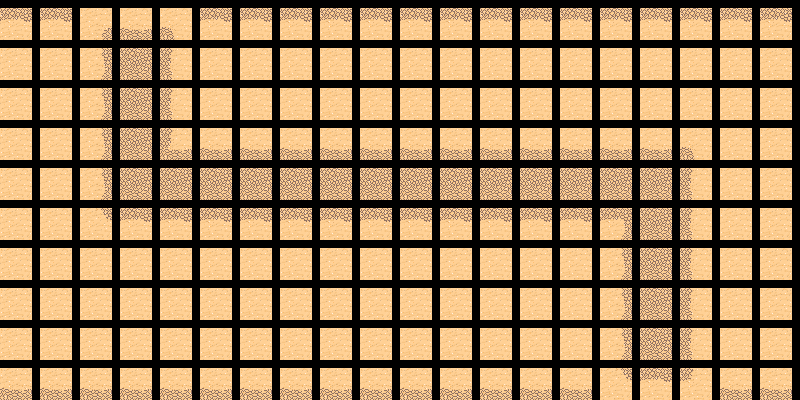

Rendered tile map (Tiled .tmx) drawn with the repository's tilesets; below, a short description and the map source with its tile grids summarised:
An orthogonal 20x10 tile map with 40x40 px tiles, 1 tile layer (Tile Layer 1).

<map version="1.0" orientation="orthogonal" width="20" height="10" tilewidth="40" tileheight="40">
 <properties>
  <property name="start" value="true" />
 </properties>
 <tileset firstgid="1" name="desert_tiled" tilewidth="32" tileheight="32" spacing="3" margin="2">
  <image source="gfx/game/desert_tiled_new.png" width="316" height="211" />
  <tile id="13">
   <properties>
    <property name="start" value="true" />
   </properties>
  </tile>
 </tileset>
 <layer name="Tile Layer 1" width="20" height="10">
  <data>[200 cells, 200 non-empty, 12 distinct tile ids]</data>
 </layer>
</map>